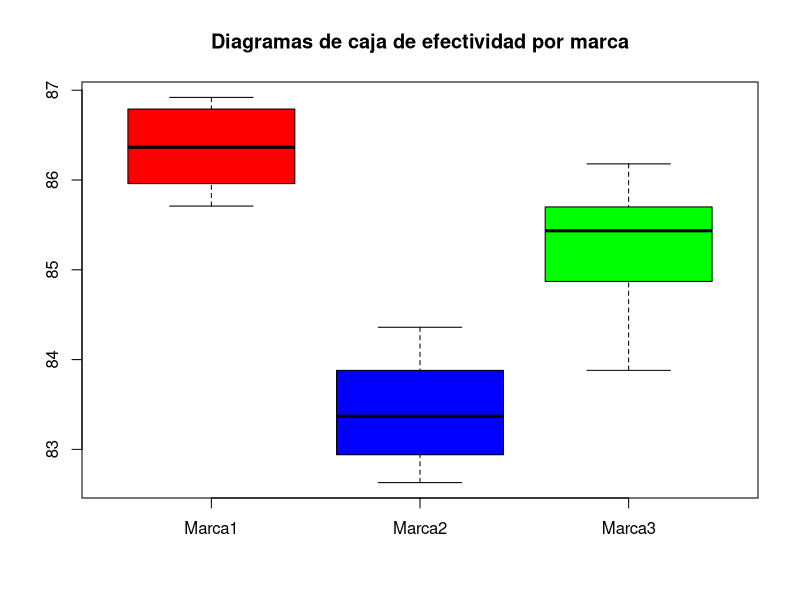

Here is the R script that generated this plot: (Note: this script raises an error after producing the figure.)
## Ejercicio 5

# Carga de datos

Marca1 <- c(86.92, 85.96, 86.47, 85.71, 86.26, 86.79)
Marca2 <- c(83.53, 84.36, 82.63, 82.94, 83.88, 83.21)
Marca3 <- c(83.88, 86.18, 84.87, 85.70, 85.21, 85.66)

# 1. Diagramas de caja
boxplot(Marca1, Marca2, Marca3, 
        names = c("Marca1", "Marca2", "Marca3"),
        col = c("red", "blue", "green"),
        main = "Diagramas de caja de efectividad por marca")

# 2. Medidas importantes
m <- 3
n1 <- length(Marca1); n2 <- length(Marca2); n3 <- length(Marca3)
N <- n1 + n2 + n3

m1 <- mean(Marca1); m2 <- mean(Marca2); m3 <- mean(Marca3)
v1 <- var(Marca1); v2 <- var(Marca2); v3 <- var(Marca3)

cat("Número de tratamientos (m):", m, "\n")
cat("Número de datos por tratamiento:", n1, n2, n3, "\n")
cat("Número total de datos (N):", N, "\n")
cat("Medias muestrales:", m1, m2, m3, "\n")

# 3. ANOVA
Tratamientos <- c("1","1","1","1","1","1","2","2","2","2","2","2","3","3","3","3","3","3")
Insecticidas<-c(Marca1,Marca2,Marca3)

Datos<-data.frame(TRATAMIENTOS=Tratamientos,INSECTICIDA=Insecticidas)
Anova1<-aov(Datos$INS~Datos$TRAT)

summary(Anova1)

# 4. Decisión con alpha=0.05
alpha <- 0.05

SC.Tratamientos <- n1*(m1 - mean(c(Marca1, Marca2, Marca3)))^2 +
  n2*(m2 - mean(c(Marca1, Marca2, Marca3)))^2 +
  n3*(m3 - mean(c(Marca1, Marca2, Marca3)))^2

SC.Error <- (n1-1)*v1 + (n2-1)*v2 + (n3-1)*v3

CM.Tratamientos <- SC.Tratamientos / (m-1)
CM.Error <- SC.Error / (N-m)
F0 <- CM.Tratamientos / CM.Error

F.critico <- qf(1 - alpha, m-1, N-m)

cat("F crítico:", F.critico, "\n")
cat("¿Rechazar H0?:", F0 > F.critico, "\n")
cat("p-valor < alpha?:", p.valor < alpha, "\n")


# 5. Comparación LSD
# Usando CM.Error del ANOVA
CME <- CM.Error

# Comparaciones por pares
l12 <- abs(m1 - m2) / sqrt(CME * (1/n1 + 1/n2))
l13 <- abs(m1 - m3) / sqrt(CME * (1/n1 + 1/n3))
l23 <- abs(m2 - m3) / sqrt(CME * (1/n2 + 1/n3))

t.critico <- qt(1 - alpha/2, N-m)

cat("l12:", l12, "> t crítico?", l12 > t.critico, "\n")
cat("l13:", l13, "> t crítico?", l13 > t.critico, "\n")
cat("l23:", l23, "> t crítico?", l23 > t.critico, "\n")
